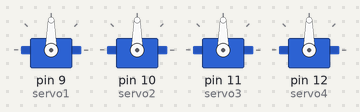
The sketch below on a simulated Arduino Uno, built with avr-gcc and run on an emulated ATmega328P. Parts: 4 × servo.

Above: at 0.05 s.
At 0.5 s:
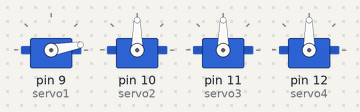
At 1.0 s:
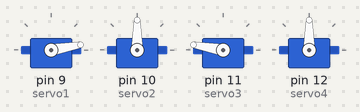
At 1.5 s:
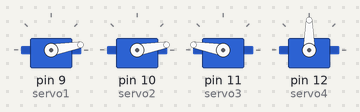
At 2.0 s:
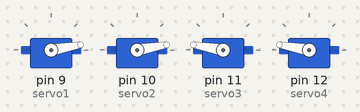
Timing chart, 0 to 4.6 s (numbered marks = the images above):
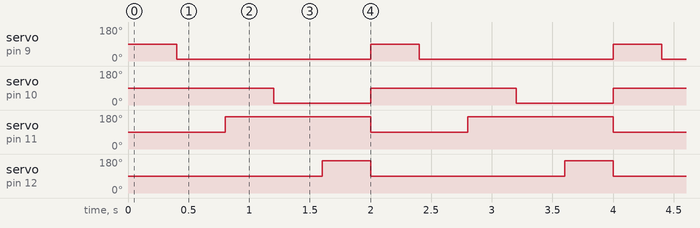

Measured:
- by itself, servo on pin 9 (servo1): alternates 90° for 0.40 s and 10° for 1.6 s
- by itself, servo on pin 10 (servo2): alternates 90° for 1.2 s and 10° for 0.80 s
- by itself, servo on pin 11 (servo3): alternates 170° for 1.2 s and 90° for 0.80 s
- by itself, servo on pin 12 (servo4): alternates 170° for 0.40 s and 90° for 1.6 s

The sketch:

WalkingArduinoRobot.ino
```cpp
// (licence header left out)
#include <Servo.h>

Servo servo1; // front left
Servo servo2; //rear left
Servo servo3; // front right
Servo servo4; // rear right

int middle = 90;
int endPoint = 80;
int stepDelay = 400;

void setup()
{
  servo1.attach(9);
  servo2.attach(10);
  servo3.attach(11);
  servo4.attach(12);
}

void loop() {
  servo1.write(middle);
  servo2.write(middle);
  servo3.write(middle);
  servo4.write(middle);
  delay(stepDelay);

  servo1.write(middle - endPoint);
  delay(stepDelay);
  servo3.write(middle + endPoint);
  delay(stepDelay);
  servo2.write(middle - endPoint);
  delay(stepDelay);
  servo4.write(middle + endPoint);
  delay(stepDelay);
}
```
